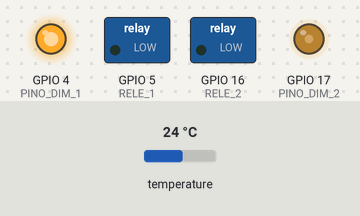
Bench run of a sketch on a simulated ESP32. On the bench: switched loads named in the sketch (green lamp = pin HIGH), output pins drawn as LEDs (lit = HIGH). Inputs (shaded band) come from the test bench; at power-on: temperature 24 °C. Storage starts empty; what the sketch prints to the serial monitor is not drawn.

Above: at 6.3 s.
Timing chart, 0 to 7.8 s (numbered marks = the images above):
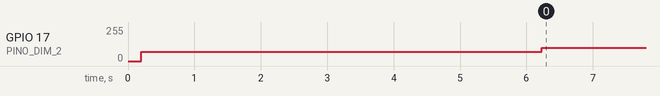

The sketch:

sketch_feb07b.ino
```cpp
#include <OneWire.h>
#include <DallasTemperature.h>
#include "SPIFFS.h"
#include <WiFi.h>
#include "ESPAsyncWebServer.h"
#include <Arduino_JSON.h>
#include <dimmable_light_manager.h>

#define PINO_ZC     2
#define PINO_DIM_1    4
#define PINO_DIM_2    17
#define minPot  40
#define maxPot 255
#define ADJUSTABLE 15

short RELE_1 = 5;
short RELE_2 = 16;


// This param modifies the effect speed. The value is the perios between a
// brightnes and the next one, in seconds
float period = 0.05;

IPAddress ap_local_IP(192,168,10,1);
IPAddress ap_gateway(192,168,10,1);
IPAddress ap_subnet(255,255,255,0);


// Set web server port number to 80
AsyncWebServer  server(80);


volatile float tempPROG = 35.0;
volatile float tempATUAL = 0.0;
volatile float lastTempATUAL = 0.0;
JSONVar configs;
JSONVar states;

volatile boolean core_0 = false;
volatile boolean core_1 = false;
boolean linha_1 = true;
short potencia_1 = 0;


// GPIO where the DS18B20 is connected to
const int oneWireBus = 15;

// Setup a oneWire instance to communicate with any OneWire devices
OneWire oneWire(oneWireBus);

// Pass our oneWire reference to Dallas Temperature sensor
DallasTemperature sensors(&oneWire);

unsigned long ultimo_millis1 = 0;
unsigned long ultimo_millis2 = 0;
unsigned long debounce_delay = 500;


void responseToClient (AsyncWebServerRequest *req, String res){
  AsyncWebServerResponse *response = req->beginResponse(200, "text/plain", res);
    response->addHeader("Access-Control-Allow-Methods", "GET,HEAD,OPTIONS,POST,PUT");
    response->addHeader("Access-Control-Allow-Credentials", "true");
    response->addHeader("Access-Control-Allow-Headers", "Access-Control-Allow-Headers, Origin,Accept, X-Requested-With, Content-Type, Access-Control-Request-Method, Access-Control-Request-Headers");
    response->addHeader("Access-Control-Allow-Origin", "*");
    req->send(response);
}

void ligaRELE(short pin){
  digitalWrite(pin, HIGH);
}

void desligaRELE(short pin){
  digitalWrite(pin, LOW);
}

/**
  * @desc escreve conteúdo em um arquivo
  * @param string state - conteúdo a se escrever no arquivo
  * @param string path - arquivo a ser escrito
*/
boolean writeFile(String state, String path) {
  //Abre o arquivo para escrita ("w" write)
  //Sobreescreve o conteúdo do arquivo
  File rFile = SPIFFS.open(path,"w+");
  if(!rFile){
    Serial.println("Erro ao abrir arquivo!");
    return false;
  } else {
    rFile.println(state);
    Serial.print("gravou estado: ");
    Serial.println(state);
  }
  rFile.close();
  return true;
}

/**
  * @desc lê conteúdo de um arquivo
  * @param string path - arquivo a ser lido
  * @return string - conteúdo lido do arquivo
*/
String readFile(String path) {
  File rFile = SPIFFS.open(path,"r");
  if (!rFile) {
    Serial.println("Erro ao abrir arquivo!");
  }
  //String content = rFile.readStringUntil('\r'); //desconsidera '\r\n'
  String content;
  while (rFile.available()){
            content += char(rFile.read());
          }
  rFile.close();
  Serial.print("leitura de estado: ");
  Serial.println(content);
  rFile.close();
  return content;
}

/**
  * @desc inicializa o sistema de arquivos
*/
boolean openFS(void){
  //Abre o sistema de arquivos
  if(!SPIFFS.begin(true)){
    Serial.println("\nErro ao abrir o sistema de arquivos");
    return false;
  } else {
    Serial.println("\nSistema de arquivos aberto com sucesso!");
    return true;
  }
}

void setup() {
  Serial.begin(9600);//inicia a serial
  while(!Serial);
    // Start the DS18B20 sensor
  sensors.begin();
  Serial.println("vou abrir essa merda");

  if (openFS()){
    /*if(SPIFFS.exists("/temp.txt")){
      tempPROG = readFile("/temp.txt").toFloat();
    }else{
      if(writeFile("35.00","/temp.txt")){
        tempPROG = readFile("/temp.txt").toFloat();
      }
    }*/
  }


  Serial.println("Vou parsear");
      configs = JSON.parse(readFile("/configs.json"));
      // JSON.typeof(jsonVar) can be used to get the type of the var
      if (JSON.typeof(configs) == "undefined") {
        Serial.println("Parsing input failed!");
        return;
      }

      Serial.print("JSON object = ");
      Serial.println(configs);

      Serial.println("\n\n testesss \n");
      Serial.println(configs["ssid"]);
      Serial.println(configs["password"]);
      float t = (double) configs["tempPROG_1"];
      Serial.println(t);
      Serial.println(configs["fgch"]);
      tempPROG = (double) configs["tempPROG_1"];
      linha_1 = (bool) configs["linha1"];


  Serial.print("\ntemperatura programada lida: ");
  Serial.println(tempPROG);

  pinMode(RELE_1, OUTPUT);
  digitalWrite(RELE_1, LOW);
    pinMode(RELE_2, OUTPUT);
  digitalWrite(RELE_2, LOW);


  //cria uma tarefa que será executada na função coreTaskZero, com prioridade 1 e execução no núcleo 0
  //coreTaskZero: piscar LED e contar quantas vezes
  xTaskCreatePinnedToCore(
                    coreTaskZero,   /* função que implementa a tarefa */
                    "coreTaskZero", /* nome da tarefa */
                    10000,      /* número de palavras a serem alocadas para uso com a pilha da tarefa */
                    NULL,       /* parâmetro de entrada para a tarefa (pode ser NULL) */
                    1,          /* prioridade da tarefa (0 a N) */
                    NULL,       /* referência para a tarefa (pode ser NULL) */
                    0);         /* Núcleo que executará a tarefa */

  delay(500); //tempo para a tarefa iniciar

  //cria uma tarefa que será executada na função coreTaskOne, com prioridade 2 e execução no núcleo 1
  //coreTaskOne: atualizar as informações do display
  xTaskCreatePinnedToCore(
                    coreTaskOne,   /* função que implementa a tarefa */
                    "coreTaskOne", /* nome da tarefa */
                    10000,      /* número de palavras a serem alocadas para uso com a pilha da tarefa */
                    NULL,       /* parâmetro de entrada para a tarefa (pode ser NULL) */
                    2,          /* prioridade da tarefa (0 a N) */
                    NULL,       /* referência para a tarefa (pode ser NULL) */
                    1);         /* Núcleo que executará a tarefa */

    delay(500); //tempo para a tarefa iniciar

}

void loop() {
 vTaskSuspend(NULL);
}

void coreTaskZero( void * pvParameters ){

    String taskMessage = "Task running on core ";
    taskMessage = taskMessage + xPortGetCoreID();
    Serial.println(taskMessage);
    DimmableLightManager dlm;

  dlm.add(String("DIMMER_1"), PINO_DIM_1);
  dlm.add(String("DIMMER_2"), PINO_DIM_2);

  DimmableLight::setSyncPin(PINO_ZC);
  DimmableLightManager::begin();
  DimmableLight* dimLight;
  dimLight = dlm.get("DIMMER_1");

        dimLight->setBrightness(255);
        dimLight = dlm.get("DIMMER_2");

        dimLight->setBrightness(70);


        Serial.print("numero de triacs: ");
        Serial.println();

  Serial.println("Done!");


    while(true){
      delay(3000);
      detachInterrupt(digitalPinToInterrupt(PINO_ZC));
      Serial.println("detach");

      delay(3000);
       DimmableLight::setSyncPin(PINO_ZC);
      DimmableLightManager::begin();
      dimLight = dlm.get("DIMMER_2");

        dimLight->setBrightness(100);
      delay(3000);


      sensors.requestTemperatures();
      tempATUAL = sensors.getTempCByIndex(0);
      if ((millis() - ultimo_millis2) > debounce_delay) { // se ja passou determinado tempo que o botao foi precionado
        ultimo_millis2 = millis();
        Serial.print(tempATUAL);
        states["sensor1"]=tempATUAL;
        states["linha1"]=linha_1;
        states["tempPROG"]=tempPROG;


      }

      if ((millis() - ultimo_millis1) > debounce_delay) { // se ja passou determinado tempo que o botao foi precionado
        ultimo_millis1 = millis();


      }


    delay(1);
    }
}

void coreTaskOne( void * pvParameters ){
    String taskMessage = "Task running on core ";
    taskMessage = taskMessage + xPortGetCoreID();
    Serial.println(taskMessage);
    WiFi.mode(WIFI_AP);
    delay(2000);
  WiFi.softAP(configs["ssid"], configs["ssid"]);
  delay(2000);
  //Serial.println(WiFi.softAPConfig(ap_local_IP, ap_gateway, ap_subnet)? "Configuring Soft AP" : "Error in Configuration");

  delay(100);

  Serial.print("AP IP address: ");
  //Serial.println(WiFi.softAPIP());


  /*server.on("/", handle_OnConnect);
  server.on("/setconfig", handle_setConfig);
  server.on("/led1off", handle_led1off);
  server.onNotFound(handle_NotFound);

*/
server.on(
    "/post",
    HTTP_POST,
    [](AsyncWebServerRequest * request){},
    NULL,
    [](AsyncWebServerRequest * request, uint8_t *data, size_t len, size_t index, size_t total) {
      String t;
      for (size_t i = 0; i < len; i++) {
        t+=(char)(data[i]);
      }

      Serial.println(t);
      Serial.println("Json");
      JSONVar jso =  JSON.parse(t);
      if (jso.hasOwnProperty("tempPROG")){
        tempPROG = (double) jso["tempPROG"];
      }
      if (jso.hasOwnProperty("linha1")){
        linha_1 = (bool) jso["linha1"];
      }
    Serial.println(jso["email"]);
  //request->send(response(request, "Ok Tigrao"));
  responseToClient(request,"Ok Tigrao");


    });

  server.on("/put", HTTP_PUT, [](AsyncWebServerRequest *request){
    request->send(200, "text/plain", "Put route");
  });

  server.on("/get", HTTP_GET, [](AsyncWebServerRequest *request){
    responseToClient(request,JSON.stringify(states));
  });

  server.on("/any", HTTP_ANY, [](AsyncWebServerRequest *request){
    request->send(200, "text/plain", "Any route");
  });


  server.begin();
  Serial.println("HTTP server started");
     while(true){
      //server.handleClient();
      delay(1);


  }

}
```

Measured:
- by itself, GPIO 17 (PINO_DIM_2): 70/255 → 100/255 at 6.2 s
